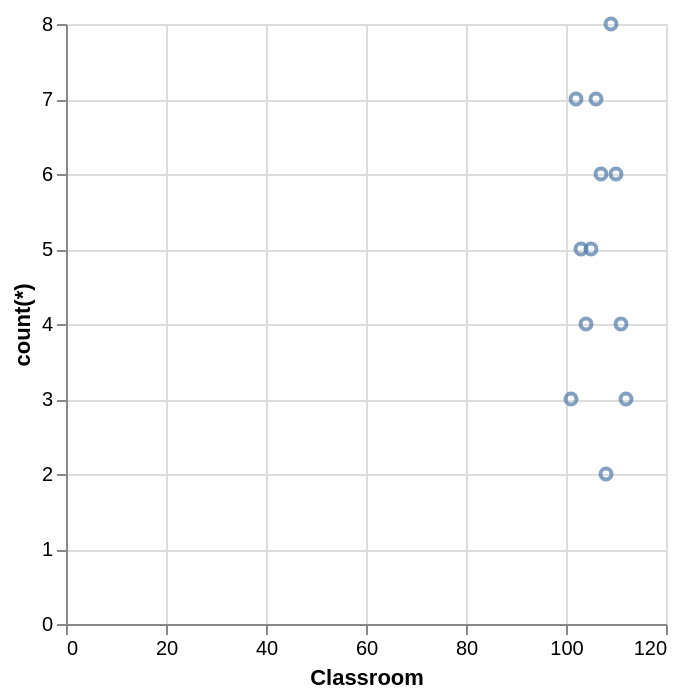

Specify this chart in Vega-Lite:
### Vega-Lite specification from a JSON file in a GitHub repository (floating-point values rounded to 4 significant figures)
{"data": {"values": [{"x_data": 101, "y_data": 3}, {"x_data": 102, "y_data": 7}, {"x_data": 103, "y_data": 5}, {"x_data": 104, "y_data": 4}, {"x_data": 105, "y_data": 5}, {"x_data": 106, "y_data": 7}, {"x_data": 107, "y_data": 6}, {"x_data": 108, "y_data": 2}, {"x_data": 109, "y_data": 8}, {"x_data": 110, "y_data": 6}, {"x_data": 111, "y_data": 4}, {"x_data": 112, "y_data": 3}]}, "mark": "point", "encoding": {"x": {"field": "x_data", "type": "quantitative", "title": "Classroom"}, "y": {"field": "y_data", "type": "quantitative", "title": "count(*)"}}}
